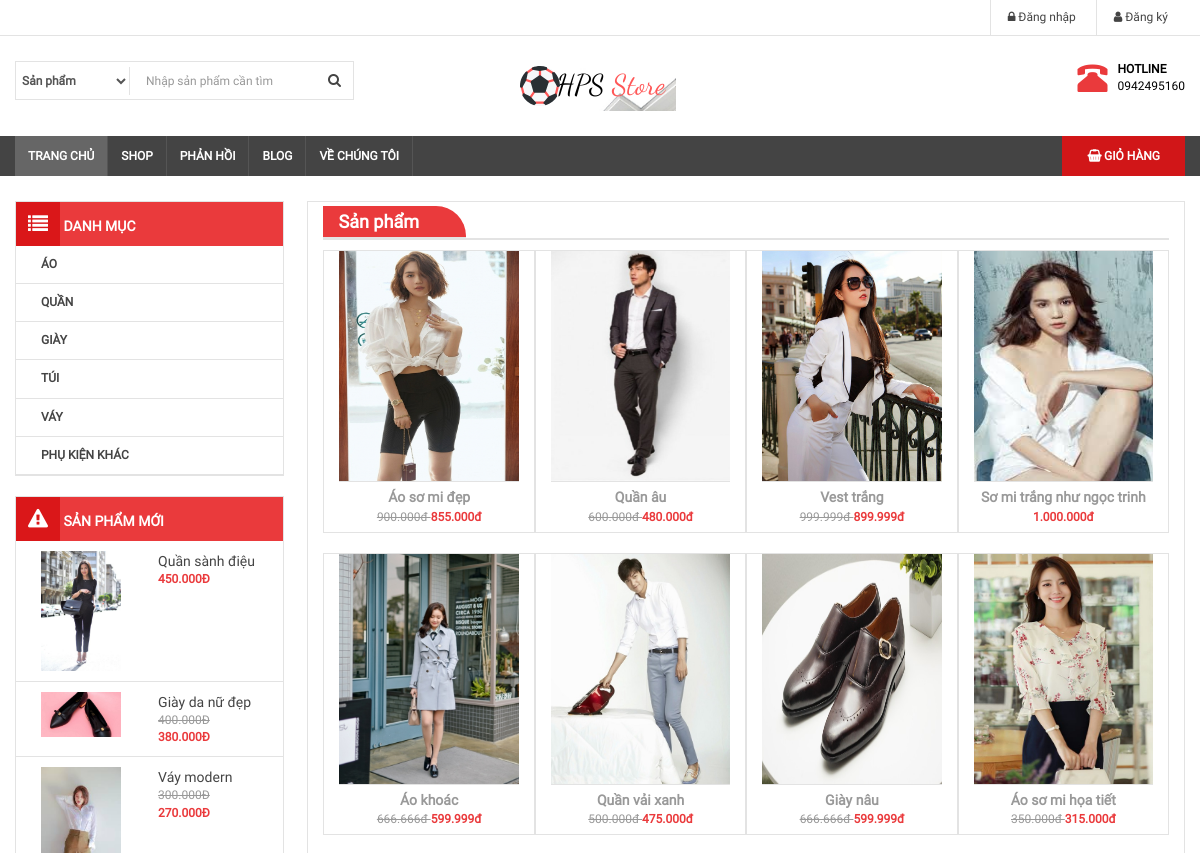
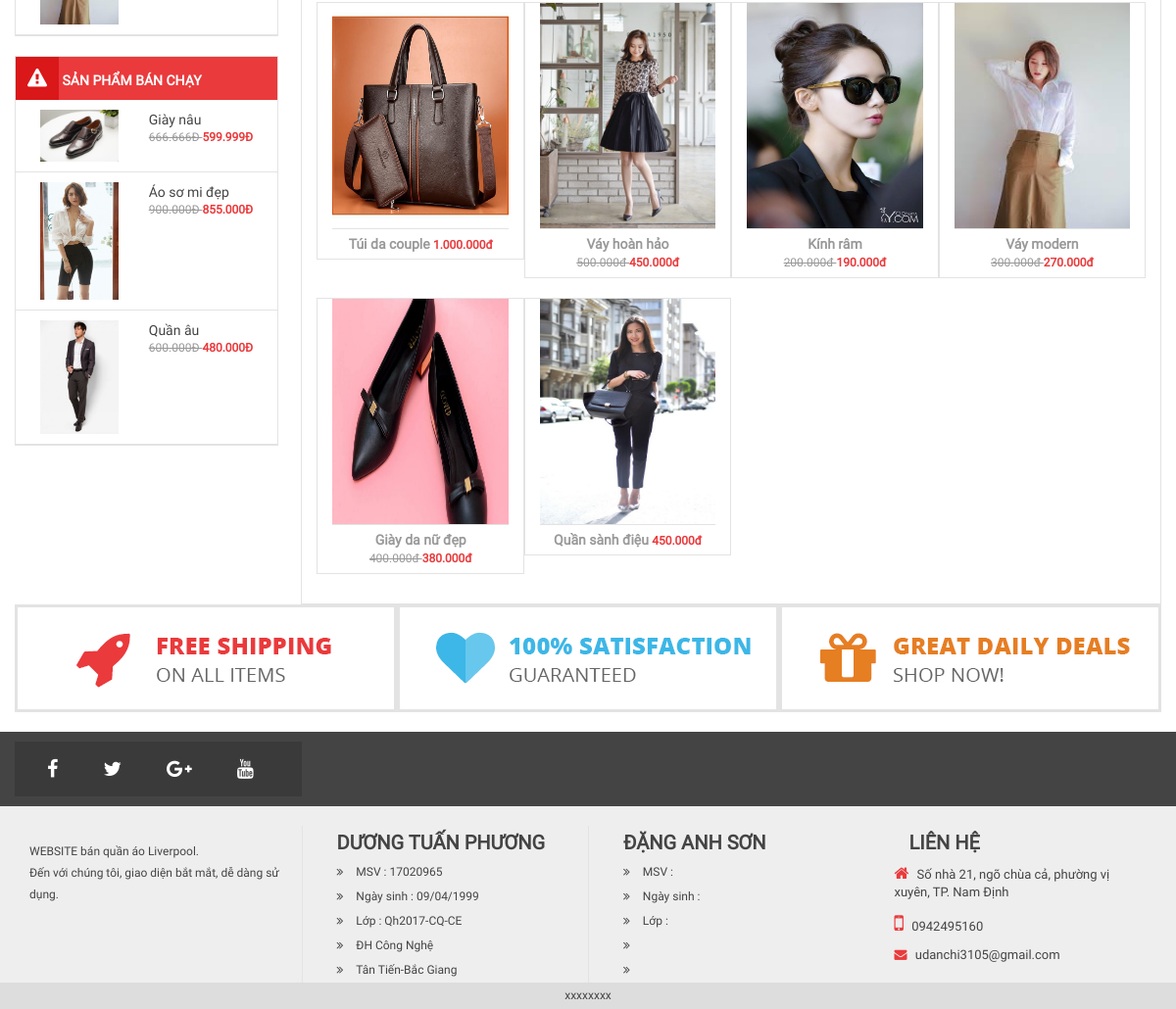
/tim-kiem.php, run on the app's committed database (2 pictures, top to bottom).
### tables this page shows
CREATE TABLE `category` (
  `id` int(11) NOT NULL,
  `name` varchar(100) DEFAULT NULL,
  `slug` varchar(100) DEFAULT NULL,
  `images` varchar(100) DEFAULT NULL,
  `banner` varchar(100) DEFAULT NULL,
  `home` tinyint(4) DEFAULT 0,
  `status` tinyint(4) DEFAULT 1,
  `created_at` timestamp NULL DEFAULT current_timestamp() ON UPDATE current_timestamp(),
  `updated_at` timestamp NULL DEFAULT current_timestamp() ON UPDATE current_timestamp()
);

CREATE TABLE `product` (
  `id` int(11) NOT NULL,
  `name` varchar(100) DEFAULT NULL,
  `slug` varchar(100) DEFAULT NULL,
  `price` int(11) DEFAULT NULL,
  `sale` tinyint(4) DEFAULT 0,
  `thunbar` varchar(100) DEFAULT NULL,
  `category_id` int(11) DEFAULT NULL,
  `content` varchar(255) DEFAULT NULL,
  `number` int(11) NOT NULL DEFAULT 0,
  `head` int(11) DEFAULT 0,
  `view` int(11) DEFAULT 0,
  `hot` tinyint(4) DEFAULT 0,
  `pay` int(11) DEFAULT 0,
  `created_at` timestamp NULL DEFAULT current_timestamp() ON UPDATE current_timestamp(),
  `updated_at` timestamp NULL DEFAULT current_timestamp()
);

### libraries/database.php (called while the page is built, shortened)
<?php
    class Database
    {
        public $link;
        public function __construct()
        {
            $this->link = mysqli_connect("localhost","root","","webliv") or die ();
            mysqli_set_charset($this->link,"utf8");
        }
        public function fetchsql( $sql )
        {
            $result = mysqli_query($this->link,$sql) or die("Lỗi  truy vấn sql " .mysqli_error($this->link));
            $data = [];
            if( $result)
            {
                while ($num = mysqli_fetch_assoc($result))
                {
                    $data[] = $num;
                }
            }
            return $data;
        }
         public function fetchAll($table)
        {
            $sql = "SELECT * FROM {$table} WHERE 1" ;
            $result = mysqli_query($this->link,$sql) or die("Lỗi Truy Vấn fetchAll " .mysqli_error($this->link));
            $data = [];
            if( $result)
            {
                while ($num = mysqli_fetch_assoc($result))
                {
                    $data[] = $num;
                }
            }
            return $data;
        }
    }
?>

### autoload/autoload.php (called while the page is built, shortened)
<?php
    require_once  __DIR__. "/../libraries/database.php";
    require_once  __DIR__. "/../libraries/function.php";
    $db = new database;
  $category = $db->fetchAll("category");
  $sqlNew = "SELECT * FROM product WHERE 1 ORDER BY ID DESC LIMIT 3";
	$productNew = $db->fetchsql($sqlNew);
  $sqnPay = "SELECT * FROM product WHERE 1 ORDER BY PAY DESC LIMIT 3";
  $productPay = $db->fetchsql($sqnPay);
 ?>

### libraries/function.php (called while the page is built, shortened)
<?php
    function base_url()
    {
        return $url  = "http://localhost/thanhphp/";
    }
    function uploads()
    {
        return base_url() . "public/uploads/";
    }
    function formatPrice($number)
    {
        $number = intval($number);
        return $number = number_format($number,0,',','.') ."đ" ;
    }
    function formatpricesale($number,$sale)
    {
        $number = intval($number);
        $sale = intval($sale);
        $price = $number*(100 - $sale)/100;
        return formatPrice($price);
    }
 ?>

### tim-kiem.php (the view, shortened to what this page needs)
<?php
    require_once  __DIR__. "/autoload/autoload.php";
    $sql = "SELECT * FROM product WHERE 1";
    $kqtk = $db->fetchsql($sql);
?>
    <?php require_once  __DIR__. "/layouts/header.php"; ?>
        <div class="col-md-9 bor">
            <section class="box-main1">
                <h3 class="title-main"><a href=""> Sản phẩm</a> </h3>
                <?php if(isset($kqtk) && count($kqtk) >0): ?>
                    <div class="showitem clearfix" style="margin-bottom: 10px; margin-top: 10px;" >
                     <?php foreach ($kqtk as $item): ?>
                            <div class="col-md-3 item-product bor">
                            <a href="chi-tiet-san-pham.php?id= <?php echo $item['id'] ?>">
                                    <img src="public/uploads/product/<?php echo $item['thunbar']?>" class="" width="100%" height="230">
                            </a>
                                <div class="info-item">
                                        <a href="chi-tiet-san-pham.php?id= <?php echo $item['id'] ?>"> <?php echo $item['name']; ?></a>
                                            <?php if ($item['sale'] > 0): ?>
                                                <p> <strike class="sale"><?php echo formatPrice($item['price']) ?> </strike> <b class="price"><?php echo formatpricesale($item['price'],$item['sale']) ?></b>
                                            <?php else: ?>
                                                <b class="price"><?php echo formatPrice($item['price']) ?></b>
                                            <?php endif; ?>
                                </div>
                            </div>
                                           <?php endforeach ?>
                        <?php else : ?>
                            Không có kết quả tìm kiếm
                        <?php endif; ?>
            </section>
        </div>
    <?php require_once  __DIR__. "/layouts/footer.php"; ?>

### layouts/header.php (shortened to what this page needs)
<!DOCTYPE html>
<html>
    <head>
        <link rel="stylesheet" href="https://use.fontawesome.com/releases/v5.6.1/css/all.css">
        <link rel="stylesheet" type="text/css" href="/webliv/public/frontend/css/font-awesome.min.css">
        <link rel="stylesheet" type="text/css" href="/webliv/public/frontend/css/bootstrap.min.css">
        <link rel="stylesheet" type="text/css" href="/webliv/public/frontend/css/slick.css"/>
        <link rel="stylesheet" type="text/css" href="/webliv/public/frontend/css/slick-theme.css"/>
        <link rel="stylesheet" type="text/css" href="/webliv/public/frontend/css/style.css">
    </head>
    <body>
        <div id="wrapper">
            <div id="header">
                <div id="header-top">
                    <div class="container">
                        <div class="row clearfix">
                            <div class="col-md-6">
                                <nav id="header-nav-top">
                                    <ul class="list-inline pull-right" id="headermenu">
                                        <?php if (isset($_SESSION['name_user'])): ?>
                                            <li>Chào, <?php echo $_SESSION['name_user']; ?></li>
                                                <li>
                                                <a href="#"><i class="fa fa-user"> </i> Tài khoản <i class="fa fa-caret-down"></i></a>
                                                <ul id="header-submenu">
                                                    <li><a href="thong-tin-user.php"><i class="fas fa-exchange-alt"></i>Thông tin</a></li>
                                                    <li><a href="gio-hang.php"><i class="fas fa-shopping-cart"></i>Giỏ hàng</a></li>
                                                    <li><a href="thoat.php"><i class="fa fa-share-square-o"></i>Thoát</a></li>
                                                </ul>
                                            </li>
                                        <?php else: ?>
                                            <li>
                                                <a href="dang-nhap.php"><i class="fa fa-lock"></i> Đăng nhập</a>
                                            </li>
                                            <li>
                                                <a href="dang-ky.php"><i class="fa fa-user"></i> Đăng ký</a>
                                            </li>
                                        <?php endif; ?>
                                    </ul>
                                </nav>
                            </div>
                        </div>
                    </div>
                </div>
                <div class="container">
                    <div class="row" id="header-main">
                        <div class="col-md-5">
                            <form class="form-inline" action="tim-kiem.php">
                                <div class="form-group">
                                    <label>
                                        <select name="category" class="form-control">
                                            <option> Sản phẩm</option>
                                        </select>
                                    </label>
                                    <input type="text" name="keyword" placeholder=" Nhập sản phẩm cần tìm" class="form-control">
                                    <button type="submit" class="btn btn-default"><i class="fa fa-search"></i></button>
                                </div>
                            </form>
                        </div>
                        <div class="col-md-4">
                            <a href="">
                                <img class="" src="../../webliv/public/frontend/images/logo.png">
                            </a>
                        </div>
                        <div class="col-md-3" id="header-right">
                            <div class="pull-right">
                                <div class="pull-left">
                                    <i class="glyphicon glyphicon-phone-alt"></i>
                                </div>
                                <div class="pull-right">
                                    <p id="hotline">HOTLINE</p>
                                    <p>0942495160</p>
                                </div>
                            </div>
                        </div>
                    </div>
                </div>
            </div>
            <div id="menunav">
                <div class="container">
                    <nav>
                        <div class="home pull-left">
                            <a href="index.php">Trang chủ</a>
                        </div>
                        <ul id="menu-main">
                            <li>
                                <a href="">Shop</a>
                            </li>
                            <li>
                                <a href="phan-hoi.php">Phản hồi</a>
                            </li>
                            <li>
                                <a href="">Blog</a>
                            </li>
                            <li>
                                <a href="gioi-thieu.php">Về chúng tôi</a>
                            </li>
                        </ul>
                        <ul class="pull-right" id="main-shopping">
                            <li>
                                <a href="gio-hang.php"><i class="fa fa-shopping-basket"> </i> Giỏ hàng</a>
                            </li>
                        </ul>
                    </nav>
                </div>
            </div>
            <div id="maincontent">
                <div class="container">
                    <div class="col-md-3  fixside" >
                        <div class="box-left box-menu" >
                            <h3 class="box-title"><i class="fa fa-list"></i>  Danh mục</h3>
                            <ul>
                                <?php foreach ($category as $item) :?>
                                    <li> <a href="danh-muc-san-pham.php?id=<?php echo $item['id']  ?>"> <?php echo $item['name'] ?> </a></li>
                                <?php endforeach; ?>
                            </ul>
                        </div>
                        <div class="box-left box-menu">
                            <h3 class="box-title"><i class="fa fa-warning"></i>  Sản phẩm mới </h3>
                            <ul>
                               <?php foreach ($productNew as $item):?>
                                    <li class="clearfix">
                                    <a href="chi-tiet-san-pham.php?id= <?php echo $item['id'] ?>">
                                       <img src="<?php echo uploads() ?>/product/<?php echo $item['thunbar']?>" width="80px" height="80px" class="img-responsive pull-left">
                                        <div class="info pull-right">
                                            <p class="name"> <?php echo $item['name'] ?></p >
                                            <?php if ($item['sale'] > 0): ?>
                                                <p> <strike class="sale"><?php echo formatPrice($item['price']) ?> </strike> <br><b class="price"><?php echo formatpricesale($item['price'],$item['sale']) ?></b>
                                            <?php else: ?>
                                                <b class="price"><?php echo formatPrice($item['price']) ?></b>
                                            <?php endif ?>
                                        </div>
                                    </a>
                                </li>
                                <?php endforeach; ?>
                            </ul>
                        </div>
                        <div class="box-left box-menu">
                            <h3 class="box-title"><i class="fa fa-warning"></i>  Sản phẩm bán chạy </h3>
                            <ul>
                                 <?php foreach ($productPay as $item):?>
                                    <li class="clearfix">
                                    <a href="chi-tiet-san-pham.php?id= <?php echo $item['id'] ?>">
                                       <img src="<?php echo uploads() ?>/product/<?php echo $item['thunbar']?>" width="80px" height="80px" class="img-responsive pull-left">
                                        <div class="info pull-right">
                                            <p class="name"> <?php echo $item['name'] ?></p >
                                            <?php if ($item['sale'] > 0): ?>
                                                <p> <strike class="sale"><?php echo formatPrice($item['price']) ?> </strike> <b class="price"><?php echo formatpricesale($item['price'],$item['sale']) ?></b>
                                            <?php else: ?>
                                                <b class="price"><?php echo formatPrice($item['price']) ?></b>
                                            <?php endif ?>
                                        </div>
                                    </a>
                                </li>
                                <?php endforeach; ?>
                            </ul>
                        </div>
                    </div>

### data on the page
category: name "ÁO"
category: name "QUẦN"
category: name "GIÀY"
category: name "TÚI"
category: name "VÁY"
category: name "PHỤ KIỆN KHÁC"
product: thunbar (picture), name "Quần sành điệu", price "450.000Đ", price "450.000đ"
product: thunbar (picture), name "Giày da nữ đẹp", price "400.000Đ", formatpricesale($item['price'],$item['sale']) "380.000Đ", price "400.000đ", formatpricesale($item['price'],$item['sale']) "380.000đ"
product: thunbar (picture), name "Váy modern", price "300.000Đ", formatpricesale($item['price'],$item['sale']) "270.000Đ", price "300.000đ", formatpricesale($item['price'],$item['sale']) "270.000đ"
product: thunbar (picture), name "Giày nâu", price "666.666Đ", formatpricesale($item['price'],$item['sale']) "599.999Đ", price "666.666đ", formatpricesale($item['price'],$item['sale']) "599.999đ"
product: thunbar (picture), name "Áo sơ mi đẹp", price "900.000Đ", formatpricesale($item['price'],$item['sale']) "855.000Đ", price "900.000đ", formatpricesale($item['price'],$item['sale']) "855.000đ"
product: thunbar (picture), name "Quần âu", price "600.000Đ", formatpricesale($item['price'],$item['sale']) "480.000Đ", price "600.000đ", formatpricesale($item['price'],$item['sale']) "480.000đ"
product: thunbar (picture), name "Vest trắng", price "999.999đ", formatpricesale($item['price'],$item['sale']) "899.999đ"
product: thunbar (picture), name "Sơ mi trắng như ngọc trinh", price "1.000.000đ"
product: thunbar (picture), name "Áo khoác", price "666.666đ", formatpricesale($item['price'],$item['sale']) "599.999đ"
product: thunbar (picture), name "Quần vải xanh", price "500.000đ", formatpricesale($item['price'],$item['sale']) "475.000đ"
product: thunbar (picture), name "Áo sơ mi họa tiết", price "350.000đ", formatpricesale($item['price'],$item['sale']) "315.000đ"
product: thunbar (picture), name "Túi da couple", price "1.000.000đ"
product: thunbar (picture), name "Váy hoàn hảo", price "500.000đ", formatpricesale($item['price'],$item['sale']) "450.000đ"
product: thunbar (picture), name "Kính râm", price "200.000đ", formatpricesale($item['price'],$item['sale']) "190.000đ"
